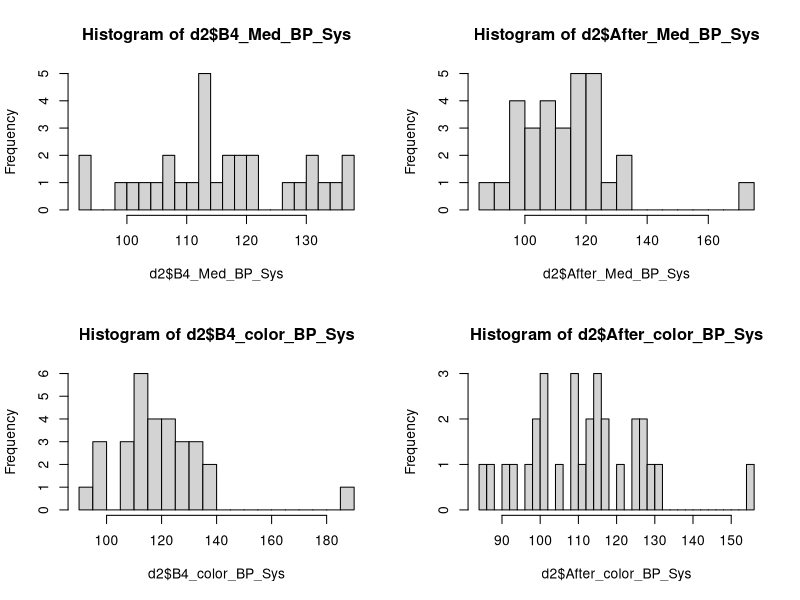
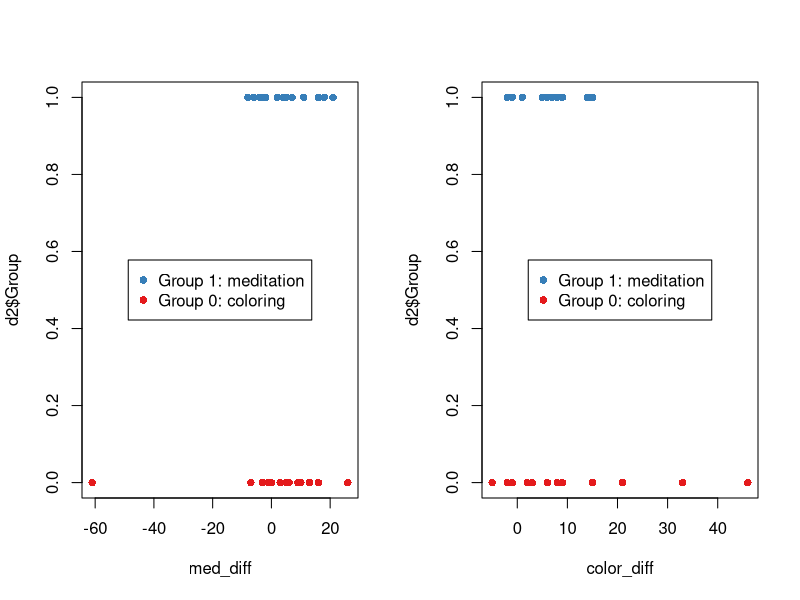
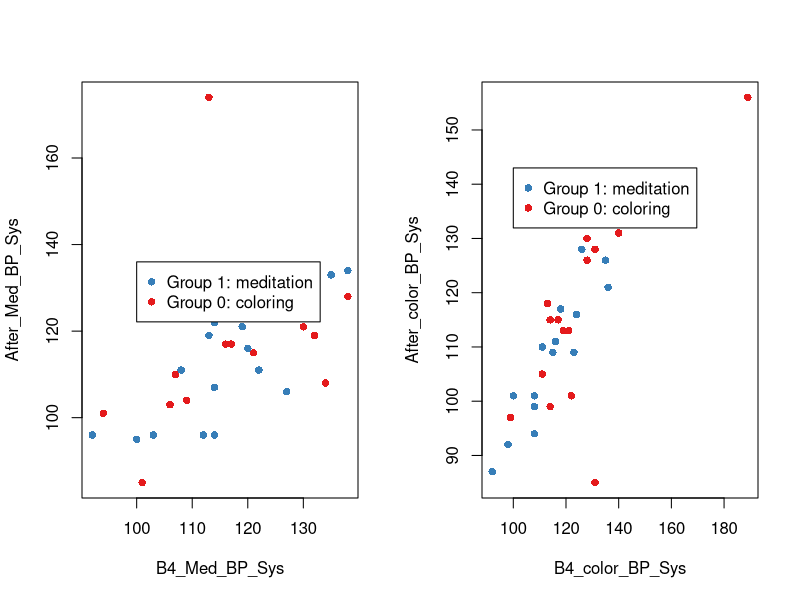

The R source for these figures, in order:
## ---- chunk 1
library(data.table)
library(sandwich)
library(lmtest)
## ---- chunk 2
d <- fread("../data/meditation.csv")
# Should be 30 subjects
nrow(d)
str(d)
d <- data.table(d)
# Reverse group number: 1 is meditation first (treatment), 0 is coloring 1st
d2 <- d[ , .(Group = ifelse(Group == 0, 1, 0), 
             is_online = ifelse(Online_in_person == 'O', 1, 0),
             B4_Med_BP_Sys,
             After_Med_BP_Sys,
             B4_color_BP_Sys,
             After_color_BP_Sys) ]
summary(d2)

#hist(d2$Group)
#hist(d2$is_online, breaks=30)
par(mfrow=c(2,2))
hist(d2$B4_Med_BP_Sys, breaks = 30)
hist(d2$After_Med_BP_Sys, breaks = 30)
hist(d2$B4_color_BP_Sys, breaks = 30)
hist(d2$After_color_BP_Sys, breaks = 30)

library(RColorBrewer)
#display.brewer.all()
cols<-brewer.pal(n=3,name="Set1")
# Note: Group 0 is treatment group!
cols_t1<-cols[d2$Group+1]
med_diff <- d2$B4_Med_BP_Sys - d2$After_Med_BP_Sys
color_diff <-  d2$B4_color_BP_Sys - d2$After_color_BP_Sys
par(mfrow =c(1,2))
plot(d2$Group ~ med_diff , col=cols_t1, pch=16)
legend("center",legend=c("Group 1: meditation", "Group 0: coloring"), col=cols_t1, pch=16)
plot(d2$Group ~ color_diff , col=cols_t1, pch=16)
legend("center",legend=c("Group 1: meditation", "Group 0: coloring"), col=cols_t1, pch=16)

# Plot b4 vs after meditation for 2 groups
plot(After_Med_BP_Sys ~ B4_Med_BP_Sys, data=d2 , col=cols_t1, pch=16)
legend(x=100,y=136, legend=c("Group 1: meditation", "Group 0: coloring"), col=cols_t1, pch=16, xpd=TRUE)

# Plot b4 vs after coloring for 2 groups
plot(After_color_BP_Sys ~ B4_color_BP_Sys, data=d2 , col=cols_t1, pch=16)
legend(x=100,y=143, legend=c("Group 1: meditation", "Group 0: coloring"), col=cols_t1, pch=16, xpd=TRUE)

## ---- chunk 3

m <- lm(After_Med_BP_Sys ~ B4_Med_BP_Sys + Group + B4_Med_BP_Sys * Group, data=d2)
coeftest(m, vcovHC(m))

m2 <- lm(After_color_BP_Sys ~ B4_color_BP_Sys + Group + B4_color_BP_Sys * Group, data=d2)
coeftest(m2, vcovHC(m2))
